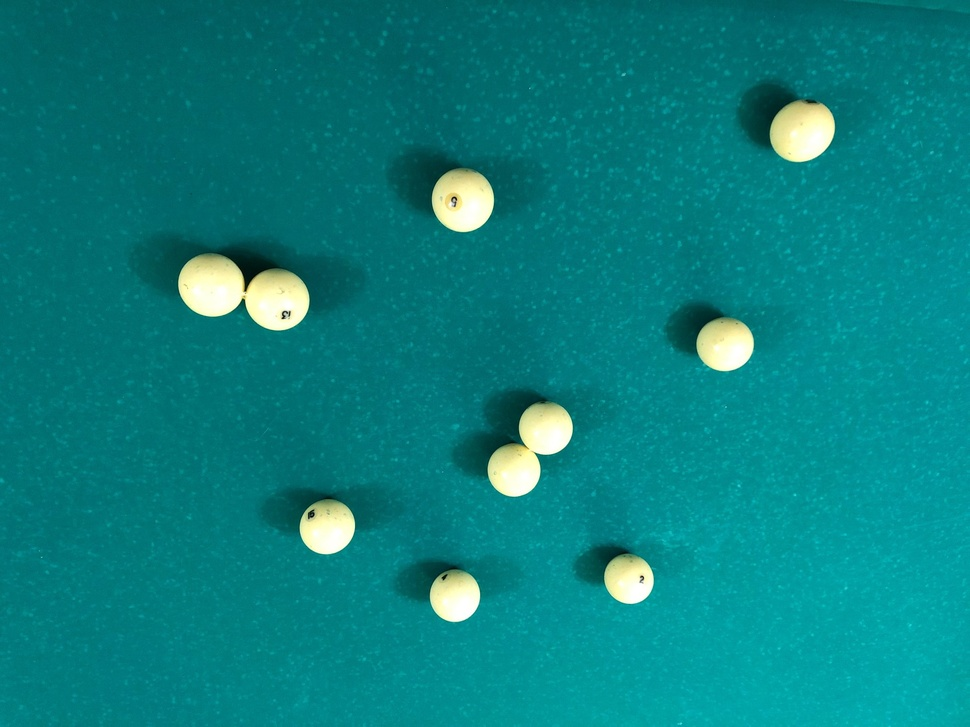
#> input picture cv-basics/whiteballssample.jpg, 970 x 727 px, shrunk from 2016 x 1512 before the run
$ jupyter execute Task2.ipynb
#> lines starting #> are read from the running program, lines starting #| are printed output that depends on the picture
[cell 1]
import numpy as np
import cv2
from IPython.display import Image

## Задача

Прочитать изображение из файла.

Преобразовать изображение в YUV. Далее для Y – канала выполнить шаги 3-8.

Улучшить контраст (equalizeHist).

Найти края объектов (Canny).

Найти угловые точки на изображении. Нарисовать их кругом с радиусом r (r=2) в тоже изображение где края.

Для найденных границ и угловых точек строится карта расстояний D[i,j] методом distance transform.

В каждом пикселе [i,j] производится фильтрация усреднением.

Размер фильтра для усреднения зависит от расстояния до угловых и краевых точек и равен k*D[i,j], где к – параметр алгоритма. Таким образом, чем дальше от края или угла, тем больше усреднение (большее подавление шума).

Для ускорения вычислений при усреднении нужно использовать интегральные изображения.

Сделать обратное преобразование YUV->BGR. Отобразить BGR.

## Решение

[cell 2]
# 1. Read image
brg_image = cv2.imread('whiteballssample.jpg', cv2.IMREAD_COLOR)
#> brg_image is the input picture: shape (727, 970, 3); mean B, G, R 127.7, 127.5, 10.3

# 2. Convert from BGR to YUV
yuv_image = cv2.cvtColor(brg_image, cv2.COLOR_BGR2YUV)
#> yuv_image: shape (727, 970, 3); mean of channels 0, 1, 2 92.5, 145.4, 55.9
y_image = yuv_image[:,:,0]
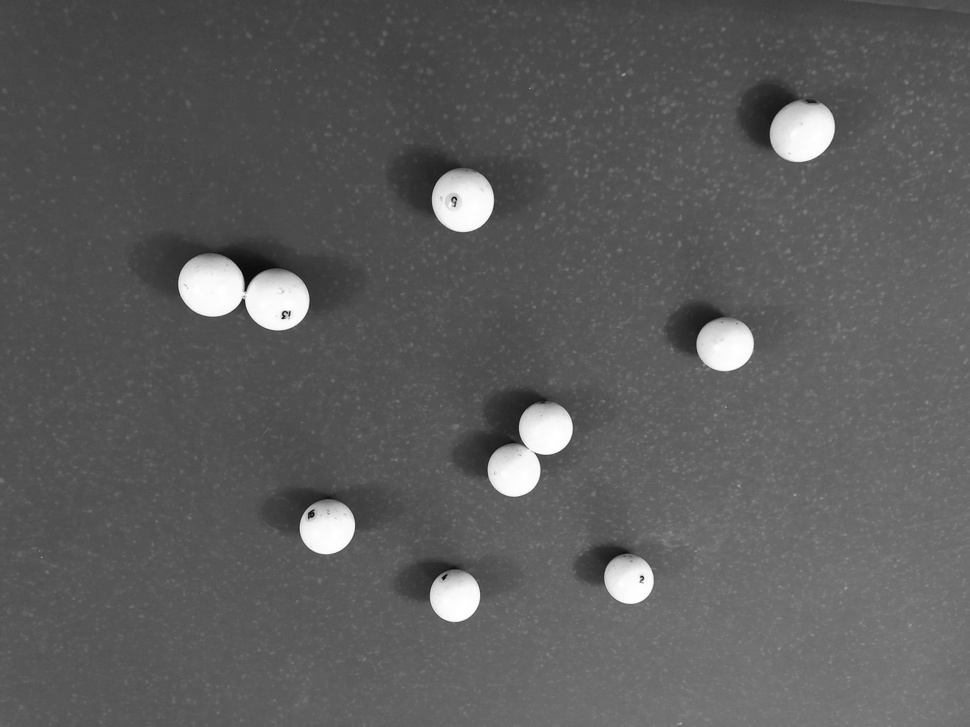
#> y_image: shape (727, 970); min 4, max 255, mean 92.5

# 3. Improve contrast
y_image = cv2.equalizeHist(y_image)
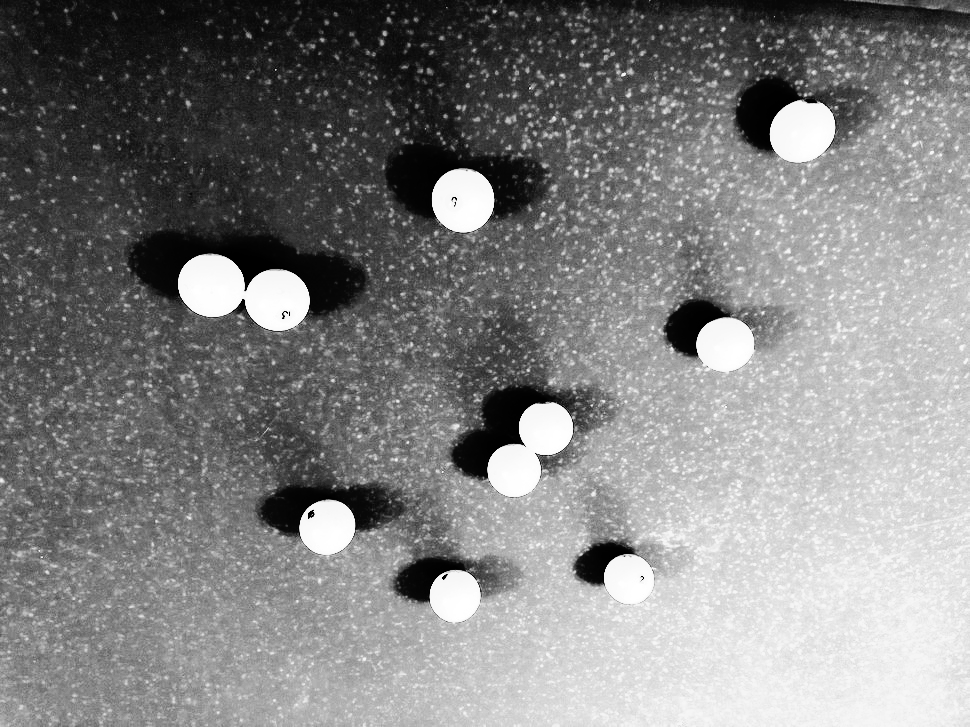
#> y_image: shape (727, 970); min 0, max 255, mean 129.9

# 4. Search for object edges
edges = cv2.Canny(y_image, 96, 192)
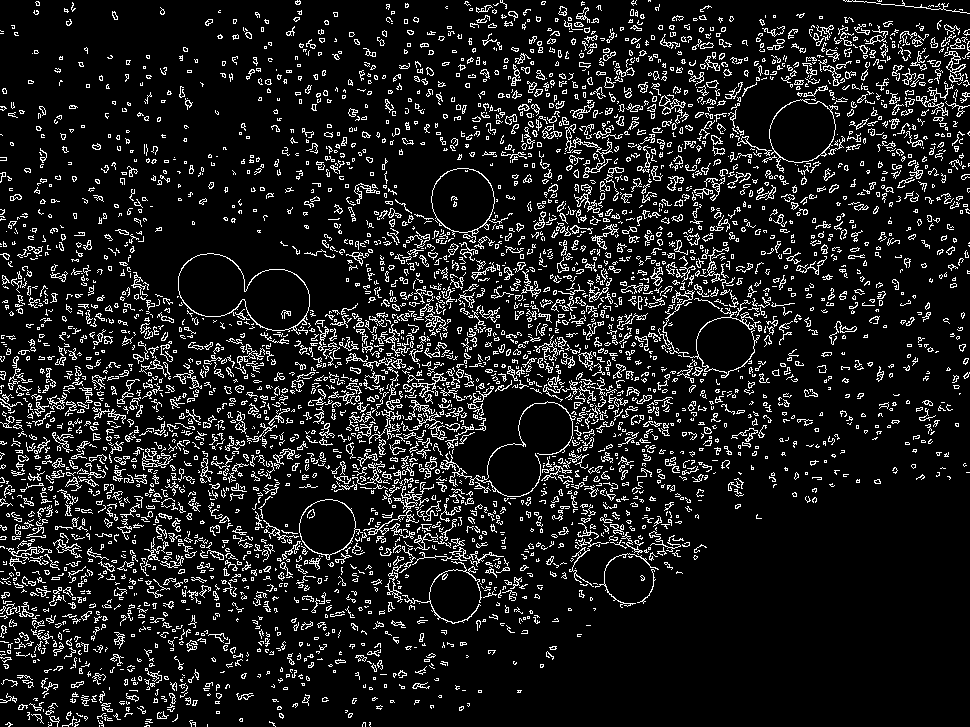
#> edges: shape (727, 970); 11.2% white in thin lines or dots

# 5. Search for corners
block_size = 4
aperture_size = 5
k = 0.05
corners = cv2.cornerHarris(y_image, block_size, aperture_size, k)
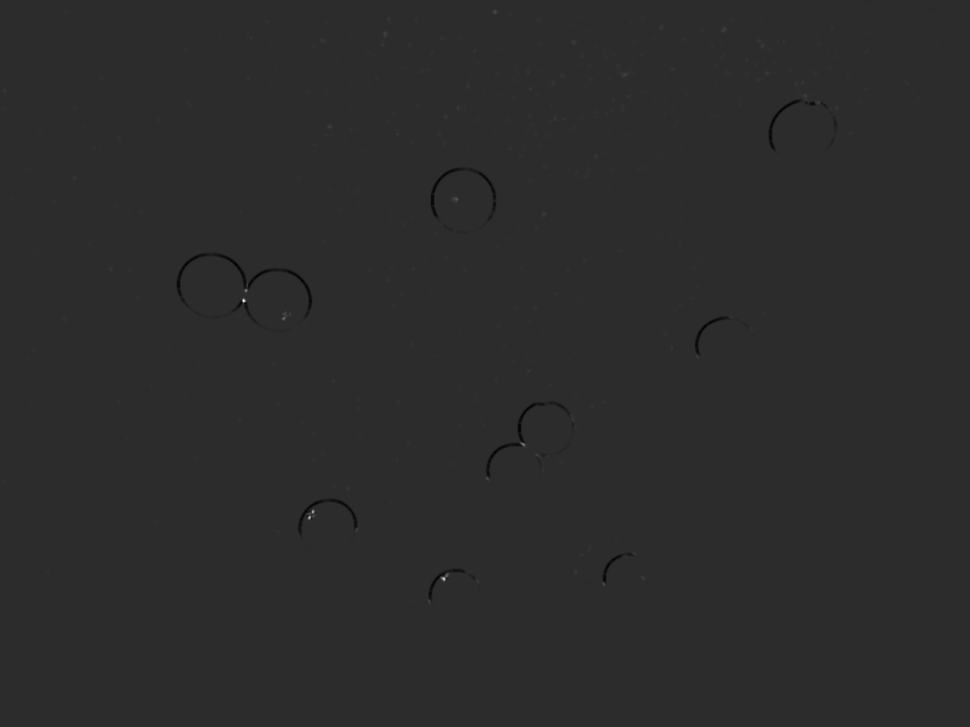
#> corners: shape (727, 970) float32; min -1.24, max 5.88, mean -0.000925; drawn with min black and max white
corners_norm = np.empty(corners.shape, dtype=np.float32)
cv2.normalize(corners, corners_norm, alpha=0, beta=255, norm_type=cv2.NORM_MINMAX)
corners_norm_scaled = cv2.convertScaleAbs(corners_norm)

# 6. Build distances map
distances = cv2.distanceTransform(edges, cv2.DIST_L2, 5, cv2.DIST_LABEL_CCOMP)

# 7-8. Filter by averaging
integral_map = cv2.integral(y_image)
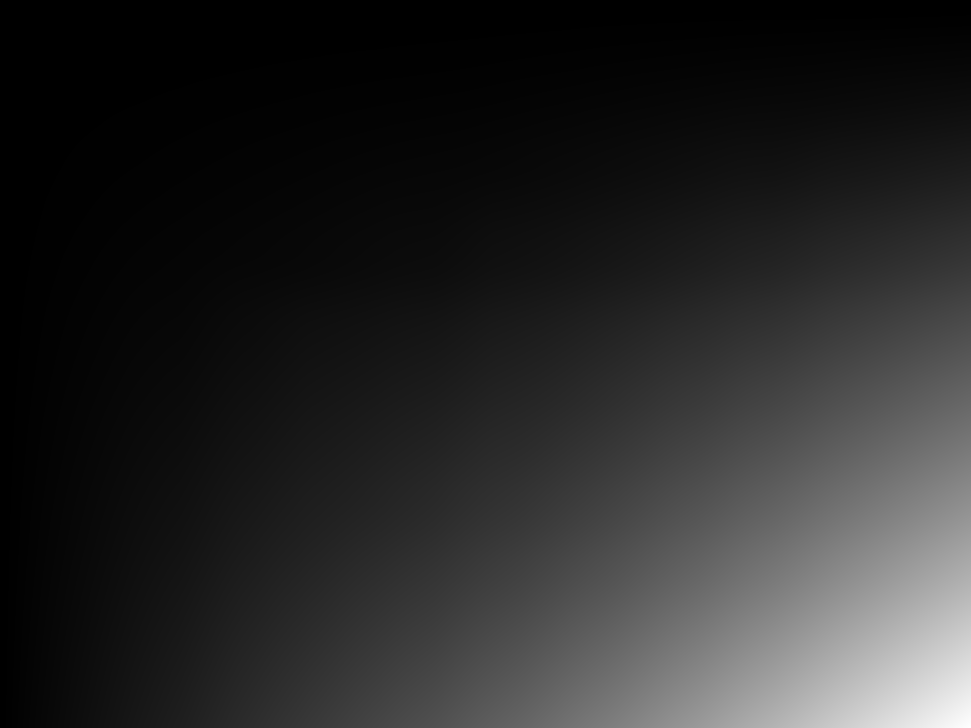
#> integral_map: shape (728, 971) int32; min 0, max 91629494, mean 14502656.8; drawn with min black and max white

avg_y_image = y_image.copy()
for iR in range(y_image.shape[0]):
    for iC in range(y_image.shape[1]):
        filter_size = max([2, int(k * distances[iR][iC])])
        if filter_size % 2 == 0:
            filter_size -= 1

        up = max([iR - filter_size // 2, 0])
        down = min([iR + filter_size // 2, y_image.shape[0] - 1])
        left = max([iC - filter_size // 2, 0])
        right = min([iC + filter_size // 2, y_image.shape[1] - 1])

        filter_square = (down - up + 1) * (right - left + 1)
        filter_value = integral_map[down + 1][right + 1] + integral_map[up][left] - (integral_map[up][right + 1] + integral_map[down + 1][left])
        avg_y_image[iR][iC] = filter_value / filter_square

yuv_image[:,:,0] = avg_y_image
#> yuv_image: shape (727, 970, 3); mean of channels 0, 1, 2 129.9, 145.4, 55.9
y_image = yuv_image[:,:,0]

corner_threshold = 200
for iR in range(y_image.shape[0]):
    for iC in range(y_image.shape[1]):
        if corners_norm_scaled[iR][iC] > corner_threshold:
            yuv_image = cv2.circle(yuv_image, [iC, iR], 4, [81, 90, 240])
#> yuv_image: shape (727, 970, 3); mean of channels 0, 1, 2 129.9, 145.4, 55.9

## Полученное изображение

Отметки углов видны на цифрах шаров и на стыке левой пары

[cell 3]
brg_image = cv2.cvtColor(yuv_image, cv2.COLOR_YUV2BGR)
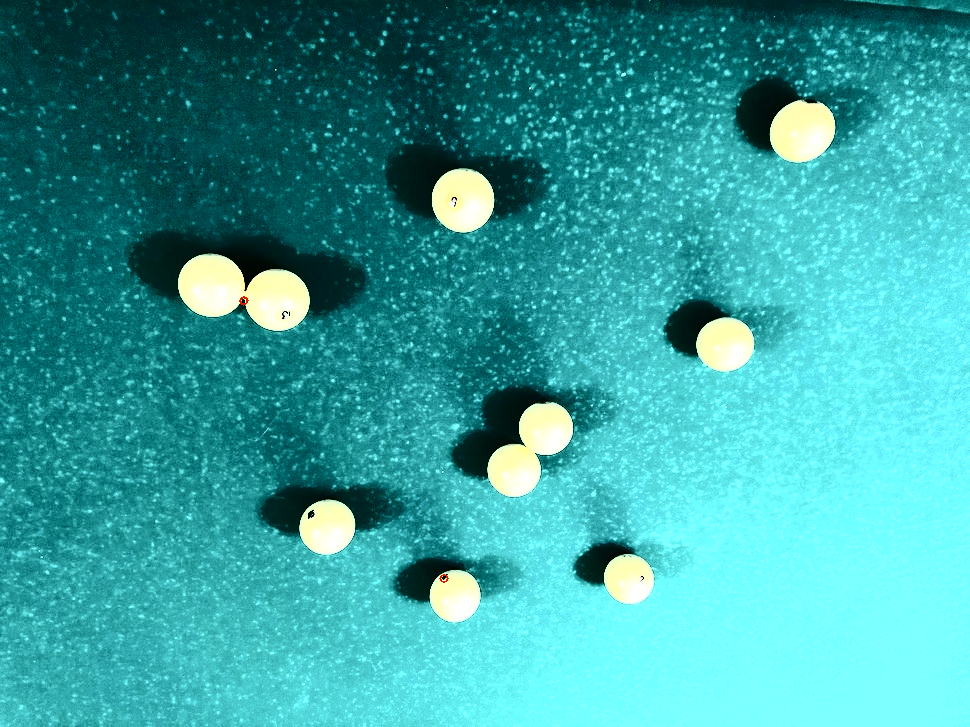
#> brg_image: shape (727, 970, 3); mean B, G, R 162.2, 162, 56.4
result_image_name = 'whiteballssample_task2.jpg'
cv2.imwrite(result_image_name, brg_image)
Image(result_image_name)
